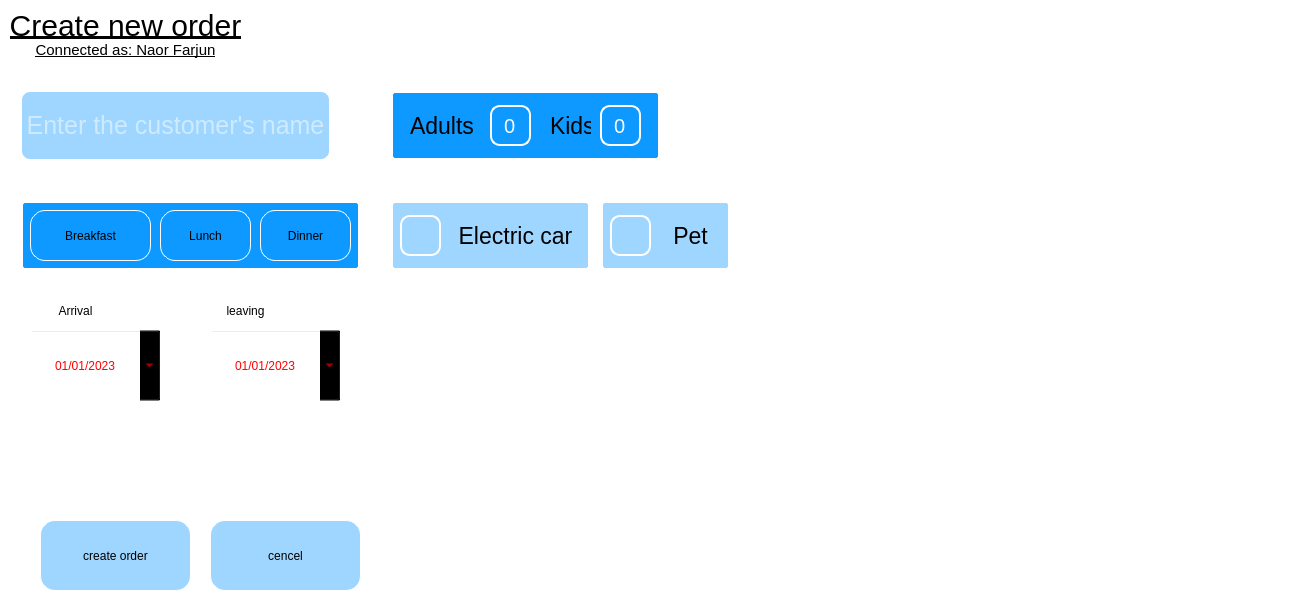
<?xml version="1.0" encoding="UTF-8"?>
<ui version="4.0">
 <class>Form</class>
 <widget class="QWidget" name="Form">
  <property name="geometry">
   <rect>
    <x>0</x>
    <y>0</y>
    <width>1300</width>
    <height>610</height>
   </rect>
  </property>
  <property name="windowTitle">
   <string>Form</string>
  </property>
  <property name="styleSheet">
   <string notr="true">font:  &quot;Calibri&quot;;
background-color:transparent;</string>
  </property>
  <widget class="QLabel" name="title_label">
   <property name="geometry">
    <rect>
     <x>10</x>
     <y>10</y>
     <width>231</width>
     <height>31</height>
    </rect>
   </property>
   <property name="styleSheet">
    <string notr="true">background-color: transparent;
font-size:30px;
text-decoration: underline;
color: rgb(0, 0, 0);</string>
   </property>
   <property name="text">
    <string>Create new order</string>
   </property>
   <property name="alignment">
    <set>Qt::AlignCenter</set>
   </property>
  </widget>
  <widget class="QLabel" name="user_connected_label">
   <property name="geometry">
    <rect>
     <x>10</x>
     <y>40</y>
     <width>231</width>
     <height>20</height>
    </rect>
   </property>
   <property name="styleSheet">
    <string notr="true">background-color: transparent;
font-size:15px;
text-decoration: underline;
color: rgb(0, 0, 0);</string>
   </property>
   <property name="text">
    <string>Connected as: Naor Farjun</string>
   </property>
   <property name="alignment">
    <set>Qt::AlignCenter</set>
   </property>
  </widget>
  <widget class="QLineEdit" name="customer_name_input">
   <property name="geometry">
    <rect>
     <x>20</x>
     <y>90</y>
     <width>311</width>
     <height>71</height>
    </rect>
   </property>
   <property name="styleSheet">
    <string notr="true">border-radius:15px;
font-size:25px;
background-color:rgba(13, 153, 255,0.4);
color: rgb(255, 255, 255);

border:2px solid  rgb(255, 255, 255);
border-radius:10px;</string>
   </property>
   <property name="text">
    <string/>
   </property>
   <property name="maxLength">
    <number>100</number>
   </property>
   <property name="alignment">
    <set>Qt::AlignCenter</set>
   </property>
   <property name="placeholderText">
    <string>Enter the customer's name</string>
   </property>
  </widget>
  <widget class="QPushButton" name="create_btn">
   <property name="geometry">
    <rect>
     <x>40</x>
     <y>520</y>
     <width>151</width>
     <height>71</height>
    </rect>
   </property>
   <property name="styleSheet">
    <string notr="true">QPushButton:hover {
 background:   rgb(48, 120, 200);
}
QPushButton{
border-radius:15px;
font: 25px &quot;Calibri&quot;;
border:1px solid  rgb(255, 255, 255);
background-color:rgba(13, 153, 255,0.4);

}</string>
   </property>
   <property name="text">
    <string>create order</string>
   </property>
  </widget>
  <widget class="QPushButton" name="cencel_btn">
   <property name="geometry">
    <rect>
     <x>210</x>
     <y>520</y>
     <width>151</width>
     <height>71</height>
    </rect>
   </property>
   <property name="styleSheet">
    <string notr="true">QPushButton:hover {
 background:   rgb(48, 120, 200);
}
QPushButton{
border-radius:15px;
font: 25px &quot;Calibri&quot;;
border:1px solid  rgb(255, 255, 255);
background-color:rgba(13, 153, 255,0.4);

}</string>
   </property>
   <property name="text">
    <string>cencel</string>
   </property>
  </widget>
  <widget class="QFrame" name="guest_frame">
   <property name="geometry">
    <rect>
     <x>390</x>
     <y>90</y>
     <width>271</width>
     <height>71</height>
    </rect>
   </property>
   <property name="styleSheet">
    <string notr="true">.QFrame{
background-color: rgb(13, 153, 255);
border:3px solid  rgb(255, 255, 255);
border-radius:5px;
}</string>
   </property>
   <property name="frameShape">
    <enum>QFrame::StyledPanel</enum>
   </property>
   <property name="frameShadow">
    <enum>QFrame::Raised</enum>
   </property>
   <widget class="QFrame" name="adults_frame">
    <property name="geometry">
     <rect>
      <x>10</x>
      <y>5</y>
      <width>141</width>
      <height>61</height>
     </rect>
    </property>
    <property name="styleSheet">
     <string notr="true">border:noen;
border-radius:0;
</string>
    </property>
    <property name="frameShape">
     <enum>QFrame::StyledPanel</enum>
    </property>
    <property name="frameShadow">
     <enum>QFrame::Raised</enum>
    </property>
    <widget class="QLabel" name="adults_label">
     <property name="geometry">
      <rect>
       <x>10</x>
       <y>10</y>
       <width>71</width>
       <height>41</height>
      </rect>
     </property>
     <property name="styleSheet">
      <string notr="true">background-color: transparent;
font-size:23px;
color: rgb(0, 0, 0);</string>
     </property>
     <property name="text">
      <string>Adults</string>
     </property>
    </widget>
    <widget class="QSpinBox" name="adults_input">
     <property name="geometry">
      <rect>
       <x>90</x>
       <y>10</y>
       <width>41</width>
       <height>41</height>
      </rect>
     </property>
     <property name="styleSheet">
      <string notr="true">background-color: transparent;
font-size:20px;
background-color:rgba(13, 153, 255,0.4);
color: rgb(255, 255, 255);
border:2px solid  rgb(255, 255, 255);
border-radius:10px;


</string>
     </property>
     <property name="alignment">
      <set>Qt::AlignCenter</set>
     </property>
     <property name="buttonSymbols">
      <enum>QAbstractSpinBox::NoButtons</enum>
     </property>
     <property name="minimum">
      <number>0</number>
     </property>
     <property name="maximum">
      <number>10</number>
     </property>
     <property name="singleStep">
      <number>1</number>
     </property>
     <property name="value">
      <number>0</number>
     </property>
     <property name="displayIntegerBase">
      <number>10</number>
     </property>
    </widget>
   </widget>
   <widget class="QFrame" name="kids_frame">
    <property name="geometry">
     <rect>
      <x>150</x>
      <y>5</y>
      <width>111</width>
      <height>61</height>
     </rect>
    </property>
    <property name="styleSheet">
     <string notr="true">border:noen;
border-radius:0;
</string>
    </property>
    <property name="frameShape">
     <enum>QFrame::StyledPanel</enum>
    </property>
    <property name="frameShadow">
     <enum>QFrame::Raised</enum>
    </property>
    <widget class="QLabel" name="kids_label">
     <property name="geometry">
      <rect>
       <x>10</x>
       <y>10</y>
       <width>41</width>
       <height>41</height>
      </rect>
     </property>
     <property name="styleSheet">
      <string notr="true">background-color: transparent;
font-size:23px;
color: rgb(0, 0, 0);</string>
     </property>
     <property name="text">
      <string>Kids</string>
     </property>
    </widget>
    <widget class="QSpinBox" name="kids_input">
     <property name="geometry">
      <rect>
       <x>60</x>
       <y>10</y>
       <width>41</width>
       <height>41</height>
      </rect>
     </property>
     <property name="styleSheet">
      <string notr="true">background-color: transparent;
font-size:20px;
background-color:rgba(13, 153, 255,0.4);
color: rgb(255, 255, 255);
border:2px solid  rgb(255, 255, 255);
border-radius:10px;


</string>
     </property>
     <property name="alignment">
      <set>Qt::AlignCenter</set>
     </property>
     <property name="buttonSymbols">
      <enum>QAbstractSpinBox::NoButtons</enum>
     </property>
     <property name="minimum">
      <number>0</number>
     </property>
     <property name="maximum">
      <number>10</number>
     </property>
     <property name="value">
      <number>0</number>
     </property>
     <property name="displayIntegerBase">
      <number>10</number>
     </property>
    </widget>
   </widget>
  </widget>
  <widget class="QFrame" name="food_opsions_frame">
   <property name="geometry">
    <rect>
     <x>20</x>
     <y>200</y>
     <width>341</width>
     <height>71</height>
    </rect>
   </property>
   <property name="styleSheet">
    <string notr="true">.QFrame{
background-color: rgb(13, 153, 255);
border:3px solid  rgb(255, 255, 255);
border-radius:5px;
}</string>
   </property>
   <property name="frameShape">
    <enum>QFrame::StyledPanel</enum>
   </property>
   <property name="frameShadow">
    <enum>QFrame::Raised</enum>
   </property>
   <widget class="QPushButton" name="breakfast_btn">
    <property name="geometry">
     <rect>
      <x>10</x>
      <y>10</y>
      <width>121</width>
      <height>51</height>
     </rect>
    </property>
    <property name="cursor">
     <cursorShape>PointingHandCursor</cursorShape>
    </property>
    <property name="styleSheet">
     <string notr="true">QPushButton:hover {
 background:   rgb(48, 120, 200);
}
QPushButton{
border-radius:15px;
font: 25px &quot;Calibri&quot;;
border:1px solid  rgb(255, 255, 255);

}</string>
    </property>
    <property name="text">
     <string>Breakfast</string>
    </property>
    <property name="iconSize">
     <size>
      <width>20</width>
      <height>20</height>
     </size>
    </property>
    <property name="checkable">
     <bool>true</bool>
    </property>
   </widget>
   <widget class="QPushButton" name="lunch_btn">
    <property name="geometry">
     <rect>
      <x>140</x>
      <y>10</y>
      <width>91</width>
      <height>51</height>
     </rect>
    </property>
    <property name="cursor">
     <cursorShape>PointingHandCursor</cursorShape>
    </property>
    <property name="styleSheet">
     <string notr="true">QPushButton:hover {
 background:   rgb(48, 120, 200);
}
QPushButton{
border-radius:15px;
font: 25px &quot;Calibri&quot;;
border:1px solid  rgb(255, 255, 255);
}</string>
    </property>
    <property name="text">
     <string>Lunch</string>
    </property>
    <property name="iconSize">
     <size>
      <width>20</width>
      <height>20</height>
     </size>
    </property>
    <property name="checkable">
     <bool>true</bool>
    </property>
   </widget>
   <widget class="QPushButton" name="dinner_btn">
    <property name="geometry">
     <rect>
      <x>240</x>
      <y>10</y>
      <width>91</width>
      <height>51</height>
     </rect>
    </property>
    <property name="cursor">
     <cursorShape>PointingHandCursor</cursorShape>
    </property>
    <property name="styleSheet">
     <string notr="true">QPushButton:hover {
 background:   rgb(48, 120, 200);
}
QPushButton{
border-radius:15px;
font: 25px &quot;Calibri&quot;;
border:1px solid  rgb(255, 255, 255);
}</string>
    </property>
    <property name="text">
     <string>Dinner</string>
    </property>
    <property name="iconSize">
     <size>
      <width>20</width>
      <height>20</height>
     </size>
    </property>
    <property name="checkable">
     <bool>true</bool>
    </property>
   </widget>
  </widget>
  <widget class="QFrame" name="frame_6">
   <property name="geometry">
    <rect>
     <x>390</x>
     <y>200</y>
     <width>201</width>
     <height>71</height>
    </rect>
   </property>
   <property name="styleSheet">
    <string notr="true">.QFrame{
background-color:rgba(13, 153, 255,0.4);
border:3px solid  rgb(255, 255, 255);
border-radius:5px;
}</string>
   </property>
   <property name="frameShape">
    <enum>QFrame::StyledPanel</enum>
   </property>
   <property name="frameShadow">
    <enum>QFrame::Raised</enum>
   </property>
   <widget class="QPushButton" name="check_electric_car_btn">
    <property name="geometry">
     <rect>
      <x>10</x>
      <y>15</y>
      <width>41</width>
      <height>41</height>
     </rect>
    </property>
    <property name="styleSheet">
     <string notr="true">
QPushButton:hover {
background-color: rgb(10, 123, 204);
}
QPushButton{
border-radius:15px;
border-radius:10px;
color: rgb(255, 255, 255);
border:2px solid  rgb(255, 255, 255);

}
</string>
    </property>
    <property name="text">
     <string/>
    </property>
    <property name="icon">
     <iconset>
      <activeoff>../ICONS/unchecked.png</activeoff>
      <activeon>../ICONS/checked.png</activeon>
      <selectedon>../ICONS/checked.png</selectedon>
     </iconset>
    </property>
    <property name="iconSize">
     <size>
      <width>25</width>
      <height>25</height>
     </size>
    </property>
    <property name="checkable">
     <bool>true</bool>
    </property>
   </widget>
   <widget class="QLabel" name="label_8">
    <property name="geometry">
     <rect>
      <x>60</x>
      <y>15</y>
      <width>131</width>
      <height>41</height>
     </rect>
    </property>
    <property name="styleSheet">
     <string notr="true">background-color: transparent;
font-size:23px;
color: rgb(0, 0, 0);</string>
    </property>
    <property name="text">
     <string>Electric car</string>
    </property>
    <property name="alignment">
     <set>Qt::AlignCenter</set>
    </property>
   </widget>
  </widget>
  <widget class="QFrame" name="frame_7">
   <property name="geometry">
    <rect>
     <x>600</x>
     <y>200</y>
     <width>131</width>
     <height>71</height>
    </rect>
   </property>
   <property name="styleSheet">
    <string notr="true">.QFrame{
background-color:rgba(13, 153, 255,0.4);
border:3px solid  rgb(255, 255, 255);
border-radius:5px;
}</string>
   </property>
   <property name="frameShape">
    <enum>QFrame::StyledPanel</enum>
   </property>
   <property name="frameShadow">
    <enum>QFrame::Raised</enum>
   </property>
   <widget class="QPushButton" name="check_pet_btn">
    <property name="geometry">
     <rect>
      <x>10</x>
      <y>15</y>
      <width>41</width>
      <height>41</height>
     </rect>
    </property>
    <property name="styleSheet">
     <string notr="true">QPushButton:hover {
background-color: rgb(10, 123, 204);
}
QPushButton{
border-radius:15px;
border-radius:10px;
color: rgb(255, 255, 255);
border:2px solid  rgb(255, 255, 255);

}
</string>
    </property>
    <property name="text">
     <string/>
    </property>
    <property name="icon">
     <iconset>
      <activeoff>../ICONS/unchecked.png</activeoff>
      <activeon>../ICONS/checked.png</activeon>
      <selectedon>../ICONS/checked.png</selectedon>
     </iconset>
    </property>
    <property name="iconSize">
     <size>
      <width>25</width>
      <height>25</height>
     </size>
    </property>
    <property name="checkable">
     <bool>true</bool>
    </property>
   </widget>
   <widget class="QLabel" name="label_9">
    <property name="geometry">
     <rect>
      <x>60</x>
      <y>15</y>
      <width>61</width>
      <height>41</height>
     </rect>
    </property>
    <property name="styleSheet">
     <string notr="true">background-color: transparent;
font-size:23px;
color: rgb(0, 0, 0);</string>
    </property>
    <property name="text">
     <string>Pet</string>
    </property>
    <property name="alignment">
     <set>Qt::AlignCenter</set>
    </property>
   </widget>
  </widget>
  <widget class="QDateEdit" name="arrival_date">
   <property name="geometry">
    <rect>
     <x>30</x>
     <y>330</y>
     <width>131</width>
     <height>71</height>
    </rect>
   </property>
   <property name="styleSheet">
    <string notr="true">color: rgb(255, 255, 255);
color: rgb(255, 0, 0);
border-color:rgb(0,0,0);
font: 16pt &quot;Calibri&quot;;</string>
   </property>
   <property name="alignment">
    <set>Qt::AlignCenter</set>
   </property>
   <property name="buttonSymbols">
    <enum>QAbstractSpinBox::NoButtons</enum>
   </property>
   <property name="keyboardTracking">
    <bool>true</bool>
   </property>
   <property name="minimumDateTime">
    <datetime>
     <hour>0</hour>
     <minute>0</minute>
     <second>0</second>
     <year>2023</year>
     <month>1</month>
     <day>1</day>
    </datetime>
   </property>
   <property name="displayFormat">
    <string>dd/MM/yyyy</string>
   </property>
   <property name="calendarPopup">
    <bool>true</bool>
   </property>
   <property name="date">
    <date>
     <year>2023</year>
     <month>1</month>
     <day>1</day>
    </date>
   </property>
  </widget>
  <widget class="QLabel" name="arrival_label">
   <property name="geometry">
    <rect>
     <x>40</x>
     <y>300</y>
     <width>71</width>
     <height>21</height>
    </rect>
   </property>
   <property name="styleSheet">
    <string notr="true">font: 14pt &quot;Calibri&quot;;
</string>
   </property>
   <property name="text">
    <string>Arrival</string>
   </property>
   <property name="alignment">
    <set>Qt::AlignCenter</set>
   </property>
  </widget>
  <widget class="QLabel" name="leaving_label">
   <property name="geometry">
    <rect>
     <x>210</x>
     <y>300</y>
     <width>71</width>
     <height>21</height>
    </rect>
   </property>
   <property name="styleSheet">
    <string notr="true">font: 14pt &quot;Calibri&quot;;
</string>
   </property>
   <property name="text">
    <string>leaving</string>
   </property>
   <property name="alignment">
    <set>Qt::AlignCenter</set>
   </property>
  </widget>
  <widget class="QLabel" name="error_label">
   <property name="geometry">
    <rect>
     <x>430</x>
     <y>540</y>
     <width>541</width>
     <height>41</height>
    </rect>
   </property>
   <property name="styleSheet">
    <string notr="true">color: rgb(255, 85, 0);
font: 16pt &quot;Calibri&quot;;</string>
   </property>
   <property name="text">
    <string/>
   </property>
   <property name="alignment">
    <set>Qt::AlignCenter</set>
   </property>
  </widget>
  <widget class="QDateEdit" name="leaving_date">
   <property name="geometry">
    <rect>
     <x>210</x>
     <y>330</y>
     <width>131</width>
     <height>71</height>
    </rect>
   </property>
   <property name="styleSheet">
    <string notr="true">color: rgb(255, 255, 255);
color: rgb(255, 0, 0);
border-color:rgb(0,0,0);
font: 16pt &quot;Calibri&quot;;</string>
   </property>
   <property name="alignment">
    <set>Qt::AlignCenter</set>
   </property>
   <property name="buttonSymbols">
    <enum>QAbstractSpinBox::NoButtons</enum>
   </property>
   <property name="keyboardTracking">
    <bool>true</bool>
   </property>
   <property name="minimumDateTime">
    <datetime>
     <hour>0</hour>
     <minute>0</minute>
     <second>0</second>
     <year>2023</year>
     <month>1</month>
     <day>1</day>
    </datetime>
   </property>
   <property name="displayFormat">
    <string>dd/MM/yyyy</string>
   </property>
   <property name="calendarPopup">
    <bool>true</bool>
   </property>
   <property name="date">
    <date>
     <year>2023</year>
     <month>1</month>
     <day>1</day>
    </date>
   </property>
  </widget>
 </widget>
 <resources/>
 <connections/>
</ui>
